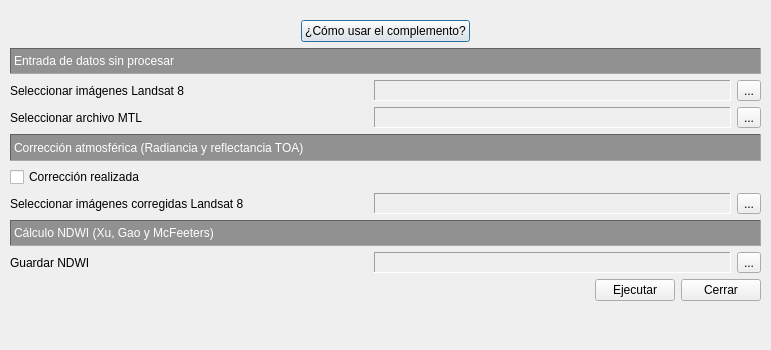
<?xml version="1.0" encoding="UTF-8"?>
<ui version="4.0">
 <class>IndiceNDWIDialogBase</class>
 <widget class="QDialog" name="IndiceNDWIDialogBase">
  <property name="geometry">
   <rect>
    <x>0</x>
    <y>0</y>
    <width>771</width>
    <height>350</height>
   </rect>
  </property>
  <property name="minimumSize">
   <size>
    <width>771</width>
    <height>350</height>
   </size>
  </property>
  <property name="maximumSize">
   <size>
    <width>771</width>
    <height>350</height>
   </size>
  </property>
  <property name="windowTitle">
   <string>Moisture and Water Index</string>
  </property>
  <widget class="QWidget" name="layoutWidget">
   <property name="geometry">
    <rect>
     <x>10</x>
     <y>20</y>
     <width>751</width>
     <height>281</height>
    </rect>
   </property>
   <layout class="QVBoxLayout" name="verticalLayout_2">
    <item>
     <layout class="QHBoxLayout" name="horizontalLayout_7">
      <item>
       <spacer name="horizontalSpacer">
        <property name="orientation">
         <enum>Qt::Horizontal</enum>
        </property>
        <property name="sizeHint" stdset="0">
         <size>
          <width>40</width>
          <height>20</height>
         </size>
        </property>
       </spacer>
      </item>
      <item>
       <widget class="QPushButton" name="btn_inst">
        <property name="text">
         <string>¿Cómo usar el complemento?</string>
        </property>
       </widget>
      </item>
      <item>
       <spacer name="horizontalSpacer_3">
        <property name="orientation">
         <enum>Qt::Horizontal</enum>
        </property>
        <property name="sizeHint" stdset="0">
         <size>
          <width>40</width>
          <height>20</height>
         </size>
        </property>
       </spacer>
      </item>
     </layout>
    </item>
    <item>
     <layout class="QVBoxLayout" name="verticalLayout">
      <item>
       <widget class="QLabel" name="label_37">
        <property name="sizePolicy">
         <sizepolicy hsizetype="Expanding" vsizetype="Preferred">
          <horstretch>0</horstretch>
          <verstretch>0</verstretch>
         </sizepolicy>
        </property>
        <property name="mouseTracking">
         <bool>false</bool>
        </property>
        <property name="styleSheet">
         <string notr="true">background-color : #919191; color : white</string>
        </property>
        <property name="frameShape">
         <enum>QFrame::Panel</enum>
        </property>
        <property name="frameShadow">
         <enum>QFrame::Sunken</enum>
        </property>
        <property name="text">
         <string>Entrada de datos sin procesar </string>
        </property>
       </widget>
      </item>
      <item>
       <layout class="QHBoxLayout" name="horizontalLayout">
        <item>
         <widget class="QLabel" name="msj_TIF">
          <property name="sizePolicy">
           <sizepolicy hsizetype="Minimum" vsizetype="Preferred">
            <horstretch>0</horstretch>
            <verstretch>0</verstretch>
           </sizepolicy>
          </property>
          <property name="minimumSize">
           <size>
            <width>229</width>
            <height>0</height>
           </size>
          </property>
          <property name="font">
           <font>
            <weight>50</weight>
            <bold>false</bold>
           </font>
          </property>
          <property name="frameShadow">
           <enum>QFrame::Sunken</enum>
          </property>
          <property name="text">
           <string>Seleccionar imágenes Landsat 8 </string>
          </property>
          <property name="alignment">
           <set>Qt::AlignLeading|Qt::AlignLeft|Qt::AlignVCenter</set>
          </property>
         </widget>
        </item>
        <item>
         <widget class="QLabel" name="cuadroTIF">
          <property name="enabled">
           <bool>true</bool>
          </property>
          <property name="frameShape">
           <enum>QFrame::Panel</enum>
          </property>
          <property name="frameShadow">
           <enum>QFrame::Sunken</enum>
          </property>
          <property name="text">
           <string/>
          </property>
         </widget>
        </item>
        <item>
         <widget class="QToolButton" name="btn_abrirTIF">
          <property name="text">
           <string>...</string>
          </property>
          <property name="icon">
           <iconset>
            <normaloff>assets/icons/imag_bruto.svg</normaloff>assets/icons/imag_bruto.svg</iconset>
          </property>
         </widget>
        </item>
       </layout>
      </item>
      <item>
       <layout class="QHBoxLayout" name="horizontalLayout_2">
        <item>
         <widget class="QLabel" name="msj_MTL">
          <property name="sizePolicy">
           <sizepolicy hsizetype="Minimum" vsizetype="Preferred">
            <horstretch>0</horstretch>
            <verstretch>0</verstretch>
           </sizepolicy>
          </property>
          <property name="minimumSize">
           <size>
            <width>229</width>
            <height>0</height>
           </size>
          </property>
          <property name="toolTip">
           <string>&lt;html&gt;&lt;head/&gt;&lt;body&gt;&lt;p&gt;Select MTL file (if not in Landsat directory)&lt;/p&gt;&lt;/body&gt;&lt;/html&gt;</string>
          </property>
          <property name="frameShadow">
           <enum>QFrame::Sunken</enum>
          </property>
          <property name="text">
           <string>Seleccionar archivo MTL</string>
          </property>
          <property name="alignment">
           <set>Qt::AlignLeading|Qt::AlignLeft|Qt::AlignVCenter</set>
          </property>
         </widget>
        </item>
        <item>
         <widget class="QLabel" name="cuadroMTL">
          <property name="frameShape">
           <enum>QFrame::Panel</enum>
          </property>
          <property name="frameShadow">
           <enum>QFrame::Sunken</enum>
          </property>
          <property name="text">
           <string/>
          </property>
         </widget>
        </item>
        <item>
         <widget class="QToolButton" name="btn_abrirMTL">
          <property name="text">
           <string>...</string>
          </property>
          <property name="icon">
           <iconset>
            <normaloff>assets/icons/MTL.svg</normaloff>assets/icons/MTL.svg</iconset>
          </property>
         </widget>
        </item>
       </layout>
      </item>
      <item>
       <widget class="QLabel" name="label_74">
        <property name="sizePolicy">
         <sizepolicy hsizetype="Expanding" vsizetype="Preferred">
          <horstretch>0</horstretch>
          <verstretch>0</verstretch>
         </sizepolicy>
        </property>
        <property name="styleSheet">
         <string notr="true">background-color :#919191; color : white</string>
        </property>
        <property name="frameShape">
         <enum>QFrame::Panel</enum>
        </property>
        <property name="frameShadow">
         <enum>QFrame::Sunken</enum>
        </property>
        <property name="text">
         <string>Corrección atmosférica (Radiancia y reflectancia TOA)</string>
        </property>
       </widget>
      </item>
      <item>
       <widget class="QCheckBox" name="btn_correccion">
        <property name="toolTip">
         <string>&lt;html&gt;&lt;head/&gt;&lt;body&gt;&lt;p&gt;Enable/Disable calculation of temperature in Celsius from thermal band&lt;/p&gt;&lt;/body&gt;&lt;/html&gt;</string>
        </property>
        <property name="text">
         <string>Corrección realizada </string>
        </property>
        <property name="checked">
         <bool>false</bool>
        </property>
        <property name="tristate">
         <bool>false</bool>
        </property>
       </widget>
      </item>
      <item>
       <layout class="QHBoxLayout" name="horizontalLayout_3">
        <item>
         <widget class="QLabel" name="msj_CORR">
          <property name="sizePolicy">
           <sizepolicy hsizetype="Minimum" vsizetype="Preferred">
            <horstretch>0</horstretch>
            <verstretch>0</verstretch>
           </sizepolicy>
          </property>
          <property name="minimumSize">
           <size>
            <width>229</width>
            <height>0</height>
           </size>
          </property>
          <property name="font">
           <font>
            <weight>50</weight>
            <bold>false</bold>
           </font>
          </property>
          <property name="frameShadow">
           <enum>QFrame::Sunken</enum>
          </property>
          <property name="text">
           <string>Seleccionar imágenes corregidas Landsat 8 </string>
          </property>
          <property name="alignment">
           <set>Qt::AlignLeading|Qt::AlignLeft|Qt::AlignVCenter</set>
          </property>
         </widget>
        </item>
        <item>
         <widget class="QLabel" name="cuadroBandasCorregidas">
          <property name="enabled">
           <bool>true</bool>
          </property>
          <property name="frameShape">
           <enum>QFrame::Panel</enum>
          </property>
          <property name="frameShadow">
           <enum>QFrame::Sunken</enum>
          </property>
          <property name="text">
           <string/>
          </property>
         </widget>
        </item>
        <item>
         <widget class="QToolButton" name="btn_abrirCORR">
          <property name="text">
           <string>...</string>
          </property>
          <property name="icon">
           <iconset>
            <normaloff>assets/icons/imag_bruto.svg</normaloff>assets/icons/imag_bruto.svg</iconset>
          </property>
         </widget>
        </item>
       </layout>
      </item>
      <item>
       <widget class="QLabel" name="label_75">
        <property name="sizePolicy">
         <sizepolicy hsizetype="Expanding" vsizetype="Preferred">
          <horstretch>0</horstretch>
          <verstretch>0</verstretch>
         </sizepolicy>
        </property>
        <property name="styleSheet">
         <string notr="true">background-color : #919191; color : white</string>
        </property>
        <property name="frameShape">
         <enum>QFrame::Panel</enum>
        </property>
        <property name="frameShadow">
         <enum>QFrame::Sunken</enum>
        </property>
        <property name="text">
         <string>Cálculo NDWI (Xu, Gao y McFeeters)</string>
        </property>
       </widget>
      </item>
      <item>
       <layout class="QHBoxLayout" name="horizontalLayout_4">
        <item>
         <widget class="QLabel" name="msj_guardar">
          <property name="text">
           <string>Guardar NDWI</string>
          </property>
         </widget>
        </item>
        <item>
         <widget class="QLabel" name="cuadroGuardar">
          <property name="frameShape">
           <enum>QFrame::Panel</enum>
          </property>
          <property name="frameShadow">
           <enum>QFrame::Sunken</enum>
          </property>
          <property name="text">
           <string/>
          </property>
         </widget>
        </item>
        <item>
         <widget class="QToolButton" name="btn_guardar">
          <property name="text">
           <string>...</string>
          </property>
          <property name="icon">
           <iconset>
            <normaloff>assets/icons/guardar.svg</normaloff>assets/icons/guardar.svg</iconset>
          </property>
         </widget>
        </item>
       </layout>
      </item>
     </layout>
    </item>
    <item>
     <layout class="QHBoxLayout" name="horizontalLayout_6">
      <item>
       <spacer name="horizontalSpacer_2">
        <property name="orientation">
         <enum>Qt::Horizontal</enum>
        </property>
        <property name="sizeHint" stdset="0">
         <size>
          <width>40</width>
          <height>20</height>
         </size>
        </property>
       </spacer>
      </item>
      <item>
       <layout class="QHBoxLayout" name="horizontalLayout_5">
        <item>
         <widget class="QPushButton" name="btn_ejecutar">
          <property name="text">
           <string>Ejecutar</string>
          </property>
         </widget>
        </item>
        <item>
         <widget class="QPushButton" name="btn_cerrar">
          <property name="text">
           <string>Cerrar</string>
          </property>
         </widget>
        </item>
       </layout>
      </item>
     </layout>
    </item>
   </layout>
  </widget>
 </widget>
 <resources/>
 <connections/>
</ui>
